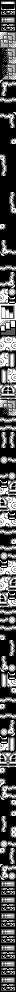

Below is a game level as drawn by its tile map, then a one-line description and the .tmx file that defines it, in full:
An orthogonal 2x124 tile map with 8x8 px tiles, 1 tile layer (metatiles), 3 tilesets.

<map height="124" orientation="orthogonal" renderorder="right-down" tileheight="8" tilewidth="8" width="2">
	<tileset firstgid="1" tilewidth="8" tileheight="8">
		<image source="../../../gfx/tilesets/gfx_054_5010.png" />
	</tileset>
	<tileset firstgid="64" tilewidth="8" tileheight="8">
		<image source="../../../gfx/tilesets/gfx_051_5e70.png" />
	</tileset>
	<tileset firstgid="129" tilewidth="8" tileheight="8">
		<image source="../../../gfx/tilesets/gfx_051_6280.png" />
	</tileset>
	<layer height="124" id="1" name="metatiles" width="2">
		<data encoding="csv">
2, 4,
3, 5,
6, 8,
7, 9,
10, 12,
11, 13,
14, 12,
15, 13,
16, 12,
17, 13,
18, 20,
19, 21,
22, 20,
21, 21,
22, 23,
21, 24,
21, 21,
21, 25,
21, 21,
26, 21,
27, 21,
19, 21,
21, 21,
21, 21,
21, 28,
21, 24,
21, 29,
21, 21,
30, 21,
21, 21,
27, 21,
31, 32,
21, 21,
33, 32,
21, 28,
33, 34,
35, 37,
36, 38,
39, 41,
40, 42,
43, 45,
44, 46,
35, 48,
47, 49,
35, 50,
47, 51,
52, 48,
53, 49,
54, 56,
55, 57,
10, 12,
15, 13,
22, 20,
33, 32,
27, 28,
19, 24,
21, 21,
37, 32,
21, 21,
33, 37,
38, 54,
47, 55,
56, 48,
57, 49,
35, 38,
47, 49,
22, 20,
21, 25,
22, 20,
37, 32,
38, 48,
47, 49,
35, 54,
47, 55,
56, 38,
57, 49,
22, 20,
33, 37,
22, 20,
26, 21,
21, 24,
21, 28,
27, 21,
31, 37,
52, 38,
53, 49,
21, 29,
33, 32,
30, 21,
33, 32,
21, 28,
37, 34,
38, 50,
47, 51,
56, 54,
57, 55,
30, 21,
26, 21,
18, 20,
31, 32,
21, 29,
21, 25,
27, 21,
19, 25,
21, 29,
37, 32,
30, 28,
21, 24,
18, 20,
31, 37,
6, 8,
7, 9,
6, 8,
7, 9,
6, 8,
7, 9,
6, 8,
7, 9,
6, 8,
7, 9,
6, 8,
7, 9,
6, 8,
7, 9</data>
	</layer>
</map>
